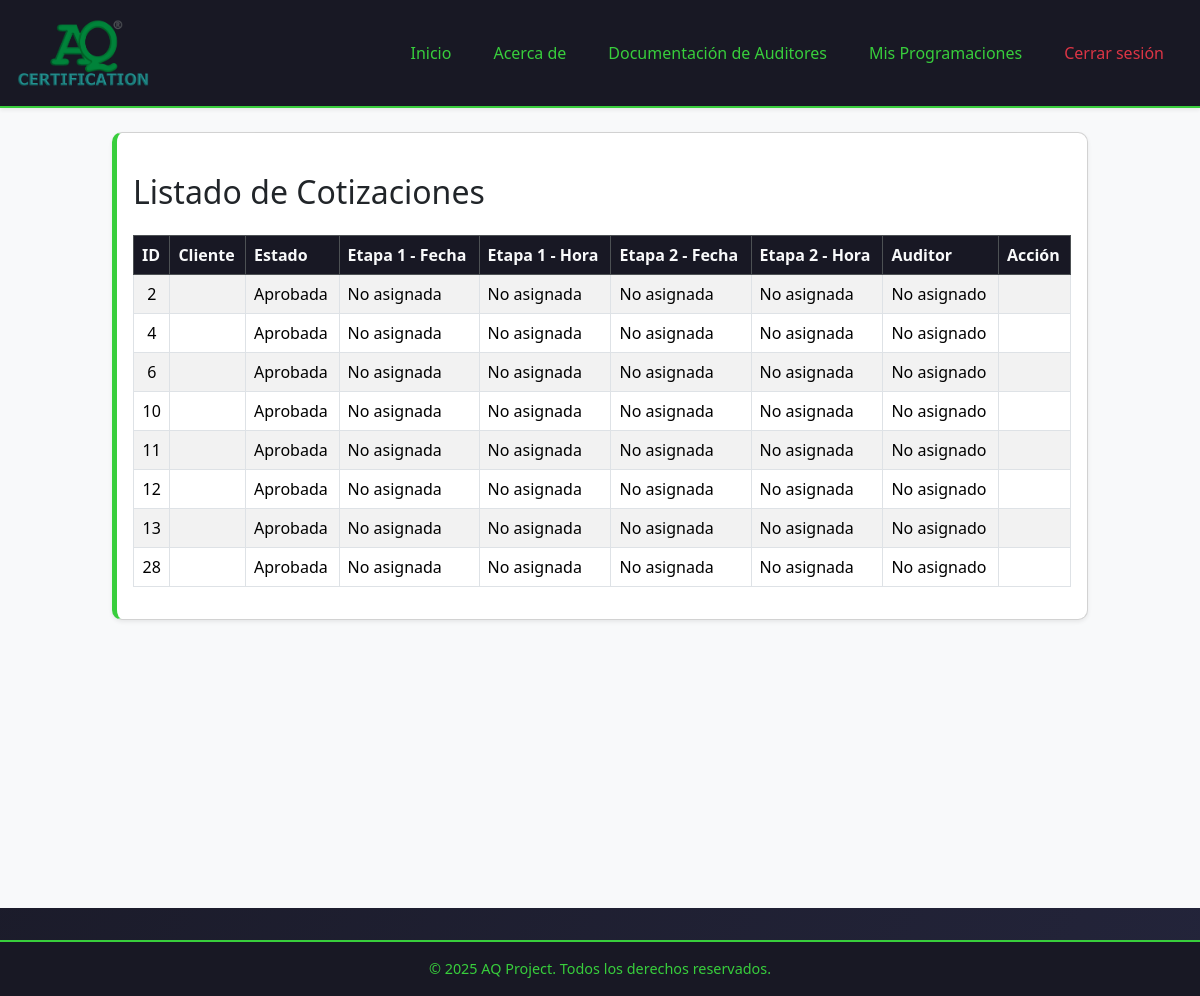
Screenshot of /programacion/cotizaciones/ (signed in) with the database file from the repository.
### cotizaciones/models.py (models this page shows, shortened)
class Cotizacion(models.Model):
    solicitud = models.ForeignKey(Solicitud, on_delete=models.CASCADE, related_name="cotizaciones")
    numero_servicio = models.CharField(max_length=100, unique=True)
    fecha_cotizacion = models.DateField(null=True, blank=True)
    tipo_servicio = models.ManyToManyField("TipoServicio")
    dias_auditoria_etapa_1 = models.DecimalField(max_digits=3, decimal_places=1, null=True, blank=True)
    dias_auditoria_etapa_2 = models.DecimalField(max_digits=3, decimal_places=1, null=True, blank=True)
    precio_neto = models.DecimalField(max_digits=10, decimal_places=2, help_text="Valor sin IVA")
    precio_iva = models.DecimalField(max_digits=10, decimal_places=2, default=Decimal("0.00"), help_text="IVA (19%)")
    precio_total = models.DecimalField(max_digits=10, decimal_places=2, default=Decimal("0.00"), help_text="Total con IVA")
    ESTADO_CHOICES = [
        ('Pendiente', 'Pendiente'),
        ('Aprobada', 'Aprobada'),
        ('Rechazada', 'Rechazada'),
        ('Programada', 'Programada'),
    ]
    estado = models.CharField(max_length=20, choices=ESTADO_CHOICES, default='Pendiente')

### programacion/views.py (the view, shortened to what this page needs)
# urls.py: path("cotizaciones/", listado_cotizaciones, name="listado_cotizaciones"),
@login_required
def listado_cotizaciones(request):
    cotizaciones = Cotizacion.objects.filter(
        estado="Aprobada"
    ).exclude(
        programacionauditoria__estado__in=["En Curso", "Finalizada", "Cancelada"]
    )
    usuarios = User.objects.all()
    return render(request, "programacion/listado.html", {"cotizaciones": cotizaciones, "usuarios": usuarios})

### programacion/templates/programacion/listado.html (shortened to what this page needs)
{% extends 'layouts/base.html' %}
{% block content %}
<h2 class="my-4">Listado de Cotizaciones</h2>
<table class="table table-striped table-bordered">
    <thead class="table-dark">
        <tr>
            <th>ID</th>
            <th>Cliente</th>
            <th>Estado</th>
            <th>Etapa 1 - Fecha</th>
            <th>Etapa 1 - Hora</th>
            <th>Etapa 2 - Fecha</th>
            <th>Etapa 2 - Hora</th>
            <th>Auditor</th>
            <th>Acción</th>
        </tr>
    </thead>
    <tbody>
        {% for cotizacion in cotizaciones %}
        <tr>
            <td class="text-center">{{ cotizacion.id }}</td>
            <td>{{ cotizacion.cliente }}</td>
            <td>{{ cotizacion.estado }}</td>
            <form method="post">
                <td>
                    {% if cotizacion.estado == 'Pendiente' %}
                        <input type="date" name="fecha_etapa_1" class="form-control" required>
                    {% else %}
                        {{ cotizacion.programacion.fecha_etapa_1|default:"No asignada" }}
                    {% endif %}
                </td>
                <td>
                    {% if cotizacion.estado == 'Pendiente' %}
                        <input type="time" name="hora_etapa_1" class="form-control" required>
                    {% else %}
                        {{ cotizacion.programacion.hora_etapa_1|default:"No asignada" }}
                    {% endif %}
                </td>
                <td>
                    {% if cotizacion.estado == 'Pendiente' %}
                        <input type="date" name="fecha_etapa_2" class="form-control">
                    {% else %}
                        {{ cotizacion.programacion.fecha_etapa_2|default:"No asignada" }}
                    {% endif %}
                </td>
                <td>
                    {% if cotizacion.estado == 'Pendiente' %}
                        <input type="time" name="hora_etapa_2" class="form-control">
                    {% else %}
                        {{ cotizacion.programacion.hora_etapa_2|default:"No asignada" }}
                    {% endif %}
                </td>
                <td>
                    {% if cotizacion.estado == 'Pendiente' %}
                        <select name="auditor" class="form-select" required>
                            {% for usuario in usuarios %}
                                <option value="{{ usuario.id }}">{{ usuario.username }}</option>
                            {% endfor %}
                        </select>
                    {% else %}
                        {{ cotizacion.programacion.auditor.username|default:"No asignado" }}
                    {% endif %}
                </td>
                <td class="text-center">
                </td>
            </form>
        </tr>
        {% empty %}
        <tr>
            <td colspan="9" class="text-center">No hay cotizaciones pendientes.</td>
        </tr>
        {% endfor %}
    </tbody>
</table>
{% endblock %}

### myapp/templates/layouts/base.html (shortened to what this page needs)
{% load static %}
    <link rel="stylesheet" href="https://cdn.jsdelivr.net/npm/bootstrap@5.3.3/dist/css/bootstrap.min.css">
    <link rel="stylesheet" href="https://cdn.jsdelivr.net/npm/bootstrap-icons@1.10.5/font/bootstrap-icons.css">
</head>
<body>
<nav class="navbar navbar-expand-lg shadow-sm no-print">
    <div class="container-fluid">
        <a class="navbar-brand text-success d-flex align-items-center" href="/">
            <img src="{% static 'myapp/AQ_color.png' %}" alt="Logo AQ Certification" style="height: 80px; margin-right: 30px;">
        </a>
        <div class="collapse navbar-collapse" id="navbarNavDropdown">
            <ul class="navbar-nav ms-auto">
                <li class="nav-item"><a class="nav-link" href="{% url 'index' %}">Inicio</a></li>
                <li class="nav-item"><a class="nav-link" href="{% url 'about' %}">Acerca de</a></li>
                {% if user.is_authenticated %}
                    {% for group in user.groups.all %}
                        {% if group.name == "Auditores" %}
                            <li class="nav-item">
                                <a class="nav-link" href="{% url 'dashboard_auditor' %}">Documentación de Auditores</a>
                            </li>
                            <li class="nav-item">
                                <a class="nav-link" href="{% url 'listado_programaciones_auditor' %}">Mis Programaciones</a>
                            </li>
                        {% endif %}
                    {% endfor %}
                    <li class="nav-item"><a class="nav-link text-danger" href="{% url 'logout' %}">Cerrar sesión</a></li>
                {% else %}
                    <li class="nav-item"><a class="nav-link" href="{% url 'signup' %}">Registrarse</a></li>
                    <li class="nav-item"><a class="nav-link" href="{% url 'signin' %}">Iniciar sesión</a></li>
                {% endif %}
            </ul>
        </div>
    </div>
</nav>
<main class="container-fluid" style="background-color: #f8f9fa; min-height: 100vh;">
    <div class="row justify-content-center">
        <div class="col-lg-10 mt-4">
            <div class="card shadow-sm">
                <div class="card-body">
                    {% block content %}
                    {% endblock %}
                </div>
            </div>
        </div>
    </div>
</main>
<footer class="no-print">
    &copy; {{ year|default:2025 }} AQ Project. Todos los derechos reservados.
</footer>
</body>
</html>

### myapp/templates/layouts/base.html (style rules this page uses)
body { background: linear-gradient(120deg, #181824 0%, #23243a 100%); }
.navbar { background-color: #181824 !important; border-bottom: 2px solid #38ce3c; }
.navbar .navbar-nav .nav-link { color: #38ce3c !important; background: transparent !important; border-radius: 0 !important; margin-right: 6px; padding: 6px 18px; font-weight: 500; box-shadow: none !important; position: relative; transition: color 0.3s; text-decoration: none !important; }
.navbar .navbar-nav .nav-link::after { content: ""; position: absolute; left: 0; bottom: 0; width: 0; height: 2px; background-color: #38ce3c; transition: width 0.3s ease; }
.navbar .navbar-nav .nav-link.text-danger { color: #dc3545 !important; background: transparent !important; }
.navbar-brand { font-weight: bold; letter-spacing: 1px; }
.card { border-left: 5px solid #38ce3c; border-radius: 10px; }
.table thead th { background-color: #181824; color: #f8f9fa; }
footer { background-color: #181824; color: #38ce3c; padding: 1rem 0; text-align: center; font-size: 0.9rem; border-top: 2px solid #38ce3c; margin-top: 2rem; }

### rows the page displays
Cotizacion: id "2", estado "Aprobada", programacion.fecha_etapa_1 "No asignada", programacion.hora_etapa_1 "No asignada", programacion.fecha_etapa_2 "No asignada", programacion.hora_etapa_2 "No asignada", programacion.auditor.username "No asignado"
Cotizacion: id "4", estado "Aprobada", programacion.fecha_etapa_1 "No asignada", programacion.hora_etapa_1 "No asignada", programacion.fecha_etapa_2 "No asignada", programacion.hora_etapa_2 "No asignada", programacion.auditor.username "No asignado"
Cotizacion: id "6", estado "Aprobada", programacion.fecha_etapa_1 "No asignada", programacion.hora_etapa_1 "No asignada", programacion.fecha_etapa_2 "No asignada", programacion.hora_etapa_2 "No asignada", programacion.auditor.username "No asignado"
Cotizacion: id "10", estado "Aprobada", programacion.fecha_etapa_1 "No asignada", programacion.hora_etapa_1 "No asignada", programacion.fecha_etapa_2 "No asignada", programacion.hora_etapa_2 "No asignada", programacion.auditor.username "No asignado"
Cotizacion: id "11", estado "Aprobada", programacion.fecha_etapa_1 "No asignada", programacion.hora_etapa_1 "No asignada", programacion.fecha_etapa_2 "No asignada", programacion.hora_etapa_2 "No asignada", programacion.auditor.username "No asignado"
Cotizacion: id "12", estado "Aprobada", programacion.fecha_etapa_1 "No asignada", programacion.hora_etapa_1 "No asignada", programacion.fecha_etapa_2 "No asignada", programacion.hora_etapa_2 "No asignada", programacion.auditor.username "No asignado"
Cotizacion: id "13", estado "Aprobada", programacion.fecha_etapa_1 "No asignada", programacion.hora_etapa_1 "No asignada", programacion.fecha_etapa_2 "No asignada", programacion.hora_etapa_2 "No asignada", programacion.auditor.username "No asignado"
Cotizacion: id "28", estado "Aprobada", programacion.fecha_etapa_1 "No asignada", programacion.hora_etapa_1 "No asignada", programacion.fecha_etapa_2 "No asignada", programacion.hora_etapa_2 "No asignada", programacion.auditor.username "No asignado"

### other values shown
{{ year|default:2025 }} "2025"
